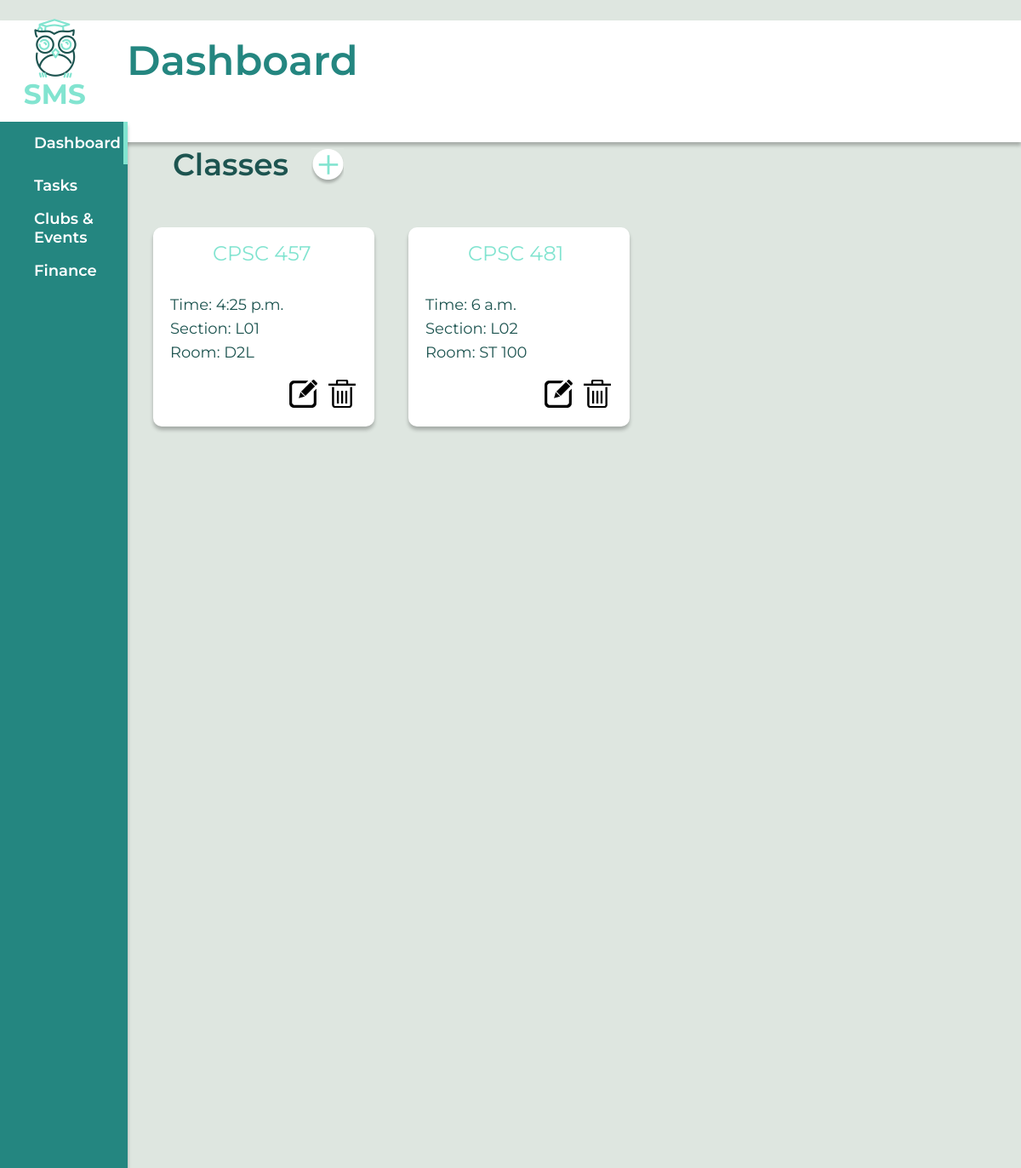
/ (signed in), run on the app's committed database.
### schoolapi/models.py (models this page shows, shortened)
class Class(models.Model):
    user = models.ForeignKey(User, on_delete=models.CASCADE)
    name = models.CharField(max_length=50)
    time = models.TimeField(max_length=50)
    section = models.CharField(max_length=50)
    room = models.CharField(max_length=50, blank=True)

### schoolapi/views.py (the view)
# urls.py: path('', views.dashboard),
def dashboard(request):
    if request.user.is_authenticated:
        classes = Class.objects.all()
        if request.user.is_student:
            return render(request, "schoolapi/dashboard.html", {'classes': classes})
        if request.user.is_instructor:
            return render(request, "schoolapi/dashboard_instructor.html", {'classes': classes})
        return render(request, "schoolapi/dashboard.html", {'classes': classes})
    return HttpResponseRedirect("/login")

### templates/schoolapi/dashboard.html (shortened to what this page needs)
﻿{% load static %}
<!DOCTYPE html>
<html lang="en">
<head>
    <link rel="stylesheet"
          href="https://stackpath.bootstrapcdn.com/bootstrap/4.4.1/css/bootstrap.min.css"
 />
    <link rel="stylesheet" href="{% static 'schoolapi/css/style.css' %}" />
</head>
<body>
    <div class="top-nav-container">
        <div class="wrapper">
            <nav role ="main">
                <div class="title">
                    Dashboard
                </div>
                <div class="logo">
                    <img src="{% static 'schoolapi/images/logos.png' %}" alt="My image">
                </div>
            </nav>
        </div>
    </div>
    <div class="side-nav-container" style="height: 100%;">
        <div class="sidebar">
        </div>
        <div class="wrapper">
            <nav id="menubar">
                <ul class="nav-items">
                    <li>
                        <a href="/">Dashboard</a>
                    </li>
                    <li>
                        <a href="/tasks">Tasks</a>
                    </li>
                    <li>
                        <a href="/clubsEvents">Clubs & Events</a>
                    </li>
                    <li>
                        <a href="/finances">Finance</a>
                    </li>
                </ul>
            </nav>
        </div>
    </div>
    <div class="classes-container row">
        <div class="item-title">
            Classes
        </div>
        <button type="button" onclick="window.location.href='/add-class'" class="btn-add-item">
            <img src="{% static 'schoolapi/images/add.png' %}">
        </button>
        {% for class in user.class_set.all %}
        <div class="item-attribute block">
            <ul class="show-items" style="position: absolute">
                <li id="name">
                    {{class.name}}
                </li>
                <li>
                    Time: {{class.time}}
                </li>
                <li>
                    Section: {{class.section}}
                </li>
                <li>
                    Room: {{class.room}}
                </li>
                <li id="btn-update-item">
                    <a href="{% url 'update-class' class.id%}">
                        <img src="{% static 'schoolapi/images/edit.png' %}">
                    </a>
                </li>
                <li id="btn-delete-item">
                    <a href="{% url 'delete-class' class.id%}">
                        <img src="{% static 'schoolapi/images/Delete.png' %}">
                    </a>
                </li>
            </ul>
        </div>
        {% endfor %}
    </div>
</body>
</html>

### schoolapi/static/schoolapi/css/style.css (style rules this page uses)
* { box-sizing: border-box; margin: 0; }
body { background-color: #DEE6E0; }
nav .title { position: absolute; width: 400px; height: 143px; left: 149px; top: 0px; color: #248680; font-family: Montserrat; font-style: normal; font-weight: 600; font-size: 48px; line-height: 59px; display: flex; align-items: center; }
.top-nav-container { background: #FFFFFF; box-shadow: 0px 4px 4px rgba(0, 0, 0, 0.25); display: flex; align-items: center; justify-content: space-between; height: 72px; background: #FFFFFF; box-shadow: 0px 4px 4px rgba(0, 0, 0, 0.25); width: 100%; height: 143px; left: 0px; top: 0px; }
.side-nav-container { position: absolute; width: 150px; height: 160%; left: 0px; top: 143px; background: #248680; box-shadow: 0px 4px 4px rgba(0, 0, 0, 0.25); }
.sidebar { position: absolute; width: 5px; height: 50px; left: 145px; top: 0px; background: #82E4D0; }
.item-title { position: absolute; width: 225px; height: 100px; left: 203px; top: 143px; font-family: Montserrat; font-style: normal; font-weight: 600; font-size: 36px; line-height: 44px; display: flex; align-items: center; color: #1D5450; }
nav .logo { position: absolute; width: 200px; height: 200px; left: -35px; top: -17px; }
.nav-items li { width: 127px; height: 50px; left: 0px; top: 243px; list-style: none; font-family: Montserrat; font-style: normal; font-weight: 600; font-size: 18px; line-height: 22px; display: flex; align-items: center; color: #FFFFFF; }
ul.show-items { padding: 0 0 0 20px !important; overflow: visible; position: fixed; display: table; margin: 0 auto; text-align: left; margin-left: 180px; margin-top: 100px; width: 230px; height: 234px; list-style: none; font-family: Montserrat; font-style: normal; font-weight: normal; font-size: 18px; line-height: 22px; color: #1D5450; box-shadow: 0px 4px 4px rgba(0, 0, 0, 0.25); border-radius: 10px; background: #FFFFFF; }
.show-items li { border-left-width: 0; white-space: normal; display: flex; margin-top: 10px; width: 240px; height: 18px; list-style: none; font-family: Montserrat; font-style: normal; font-weight: normal; font-size: 18px; line-height: 22px; color: #1D5450; }
#name { padding-left: 50px; margin-top: 20px; height: 50px; color: #82E4D0; font-size: 24px; }
.show-items li a { color: #1D5450; }
.nav-items li a { color: #FFFFFF; }
.btn-add-item { position: absolute; width: 40px; height: 40px; left: 360px; top: 173px; background: transparent; border: none !important; }
#btn-update-item { display: inline; padding-left: 140px; width: 33px; height: 33px; background: transparent; border: none !important; }
#btn-delete-item { line-height: 80px; display: inline; padding-left: 8px; width: 32px; height: 33px; background: transparent; border: none !important; }

### templates/schoolapi/dashboard.html (style rules this page uses)
.row { width: 100%; margin: 0 auto; }
.block { width: 300px; display: inline-block }

### data on the page
Class: name "CPSC 457", time "4:25 p.m.", section "L01", room "D2L"
Class: name "CPSC 481", time "6 a.m.", section "L02", room "ST 100"
